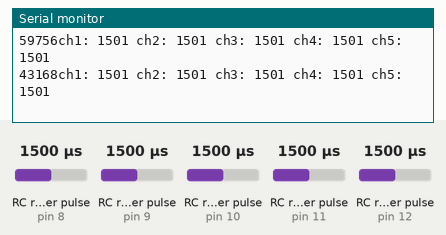
Recording of a sketch running on a simulated Arduino Uno, built with avr-gcc and run on an emulated ATmega328P. On the bench: the last lines printed to the serial monitor. Wiring (inferred from the names in the program): 5 × RC receiver channel: data pin 8 / data pin 9 / data pin 10 / data pin 11 / data pin 12. The test bench sets the inputs (shaded band); at power-on: RC receiver pulse (sensors on pin 8, pin 9, pin 10, pin 11, pin 12) 1500 µs.

Above: at 1.2 s.
1.3 s: RC receiver pulse (sensor on pin 8) set to 1020 µs
At 1.3 s:
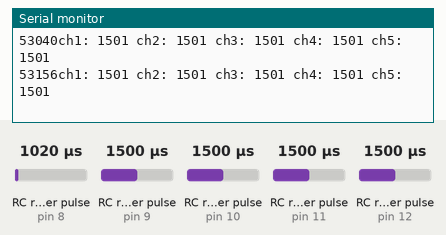
4.3 s: RC receiver pulse (sensor on pin 9) set to 1020 µs
At 4.33 s:
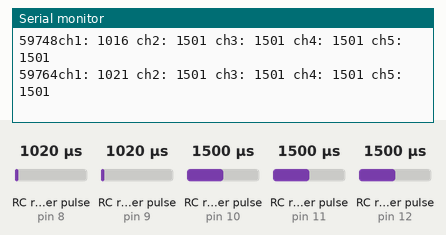
7.3 s: RC receiver pulse (sensor on pin 10) set to 1020 µs
At 7.3 s:
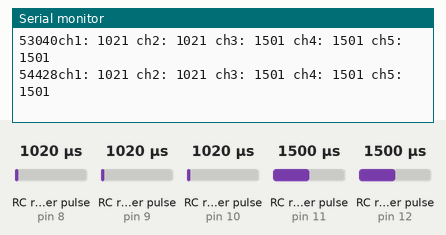
8.8 s: RC receiver pulse (sensor on pin 11) set to 1020 µs
At 8.82 s:
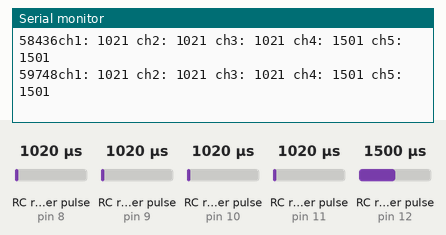
11.8 s: RC receiver pulse (sensor on pin 12) set to 1020 µs
At 11.85 s:
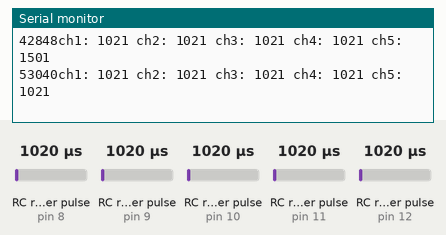
14.8 s: RC receiver pulse (sensor on pin 8) set to 1250 µs
At 14.82 s:
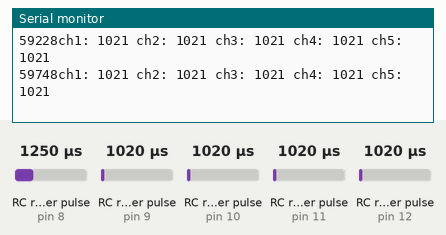
Timing chart, 0 to 17.8 s (numbered marks = the images above; inputs shaded):
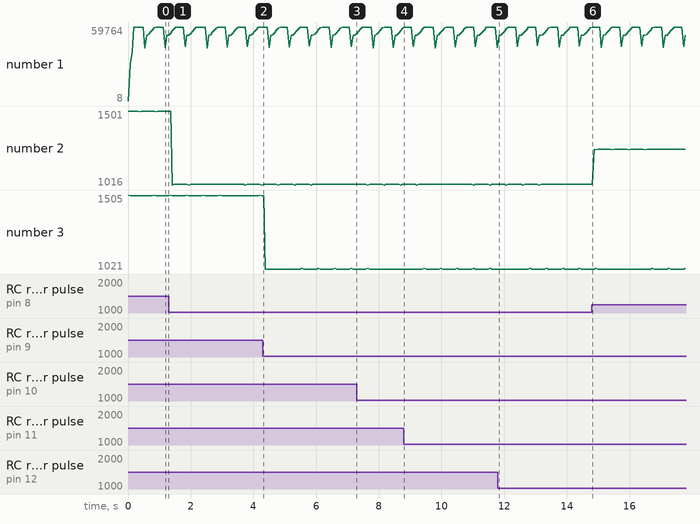

The sketch:

reading6chcontroller.ino
```cpp
int ch1 = 8;
int ch2 = 9;
int ch3 = 10;
int ch4 = 11;
int ch5 = 12;
int ch6 = 14;
int val_ch1,val_ch2,val_ch3,val_ch4,val_ch5,val_ch6;
unsigned long current_time;

void setup() {
  pinMode(ch1, INPUT);
  pinMode(ch2, INPUT);
  pinMode(ch3, INPUT);
  pinMode(ch4, INPUT);
  pinMode(ch5, INPUT);
  pinMode(ch6, INPUT);

  Serial.begin(9600);
  current_time = micros();
}

void loop() {
  Serial.print(micros() - current_time);
  current_time = micros();
  print_signals();

}

void print_signals() {
  val_ch1 = pulseIn(ch1, HIGH);


  Serial.print("ch1: ");
  Serial.print(val_ch1);
  Serial.print(" ch2: ");
  Serial.print(pulseIn(ch2, HIGH, 50000));
  Serial.print(" ch3: ");
  Serial.print(pulseIn(ch3, HIGH,50000));
  Serial.print(" ch4: ");
  Serial.print(pulseIn(ch4, HIGH, 50000));
  Serial.print(" ch5: ");
  Serial.print(pulseIn(ch5, HIGH, 50000));
//  Serial.print(" ch6: ");
//  Serial.print(pulseIn(ch6, HIGH, 50000));
  Serial.println();
}
```

Measured:
- after the input at 11.8 s, the serial monitor: prints a new line at once (image 5)
- plotted number 1: 59748 → 54428 after the input at 4.3 s
- plotted number 2: 1501 → 1016 after the input at 1.3 s, 1021 → 1251 after the input at 14.8 s
